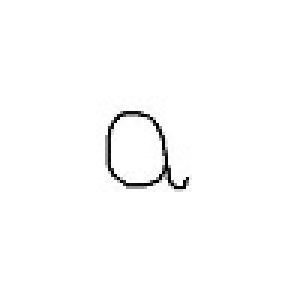
#> input picture Demo/a1.jpg, 100 x 100 px (shown 3 times larger)
$ python 'Demo Optical Character Recognition Uygulaması.py'
#> lines starting #> are read from the running program, lines starting #| are printed output that depends on the picture; after the words box and inside, x2 and y2 are one past the last pixel; in counts of white or black regions, pixels touching at a corner belong together

# coding: utf-8

# In[8]:


import math
import matplotlib.pyplot as plt
import numpy as np


# In[9]:


myPoint_1=[0,0]
myPoint_2=[1,0]
myPoint_3=[0,1]
myPoint_4=[1,1]


# In[10]:


def myDistance(a,b):
    myPoint_1=a
    myPoint_2=b
    a=(myPoint_1[0]-myPoint_2[0])**2
    b=(myPoint_1[1]-myPoint_2[1])**2
    return math.sqrt(a+b)
myDistance(myPoint_2,myPoint_3)


# In[11]:


a=myPoint_1[0]+myPoint_2[0]+myPoint_3[0]+myPoint_4[0]
b=myPoint_1[1]+myPoint_2[1]+myPoint_3[1]+myPoint_4[1]
center_Point=(a/4,b/4)
center_Point


# In[12]:


def findCenter (List_Of_Points):
    a=0
    b=0
    for point in List_Of_Points:
        a=a+point[0]
        b=b+point[1]
    l=len(List_Of_Points)
    return (a/l,b/l)


# In[13]:


my_Point_List=[]
my_Point_List.append(myPoint_1)
my_Point_List.append(myPoint_2)
my_Point_List.append(myPoint_3)
my_Point_List.append(myPoint_4)
center=findCenter(my_Point_List)
center


# In[14]:


my_Array=np.array([[1,2,3],[2,6,9]],np.int32)
my_Array.ndim,my_Array.shape
my_Array_1=my_Array.reshape(1,6)
print(my_Array)
print("")
print(my_Array_1)


# In[15]:


array=["a1.jpg","a2.jpg","a3.jpg","a4.jpg","a5.jpg","b1.jpg","b2.jpg","b3.jpg","b4.jpg","b5.jpg","c1.jpg","c2.jpg","c3.jpg","c4.jpg","c5.jpg","d1.jpg","d2.jpg","d3.jpg","d4.jpg","d5.jpg","e1.jpg","e2.jpg","e3.jpg","e4.jpg","e5.jpg"]
array2=[]
for k in range(25):
    img1 = plt.imread(array[k])
#> img1 is the input picture: shape (100, 100, 3); min 0, max 255, mean 252.1
    img1.ndim
    img1.shape
    img3 = np.zeros(img1.shape[0:2])
    img3.shape
    threshold = 128
    for i in range(img1.shape[0]):
        for j in range(img1.shape[1]):
            n = img1[i,j,0]/3 + img1[i,j,1]/3 + img1[i,j,2]/3
            #img3[i,j] = n
            if n > threshold:
                img3[i,j] = 255
            else:
                img3[i,j] = 0
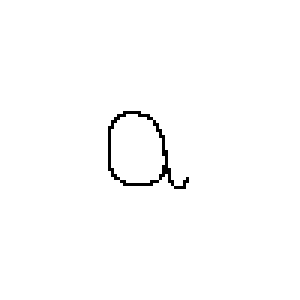
#> img3: shape (100, 100) float64 (shown 3 times larger); 99% white; black in thin lines or dots, all inside (x1, y1, x2, y2) = (36, 37, 63, 63)

    plt.imshow(img3, plt.cm.gray)
    plt.show()
    img3=np.array(img3,np.int32).reshape(1,10000)
    array2.append(img3)
#> pass 2 of the loop `for k in range(25):`:
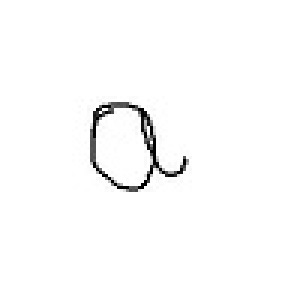
#> input picture Demo/a2.jpg, 100 x 100 px (shown 3 times larger)
#> img1 is the input picture: shape (100, 100, 3); min 0, max 255, mean 251.1
#> after the loop `for i in range(img1.shape[0]):`:
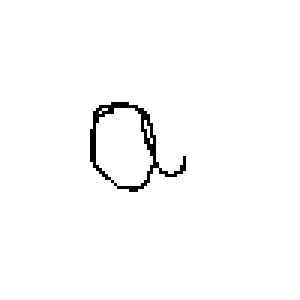
#> img3: shape (100, 100) float64 (shown 3 times larger); 98.4% white; black in thin lines or dots, all inside (x1, y1, x2, y2) = (30, 34, 62, 64)
#> pass 3 of the loop `for k in range(25):`:
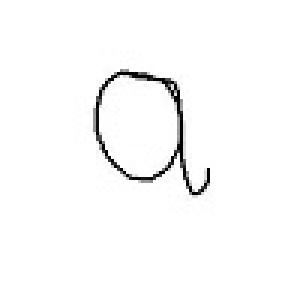
#> input picture Demo/a3.jpg, 100 x 100 px (shown 3 times larger)
#> img1 is the input picture: shape (100, 100, 3); min 0, max 255, mean 250.1
#> after the loop `for i in range(img1.shape[0]):`:
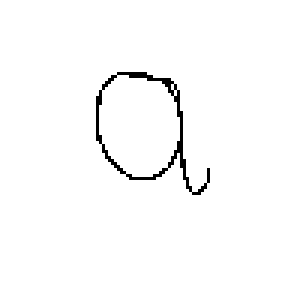
#> img3: shape (100, 100) float64 (shown 3 times larger); 98.3% white; black in thin lines or dots, all inside (x1, y1, x2, y2) = (32, 24, 70, 65)
#> (the run stopped early here; a loop or call above may not have finished)
